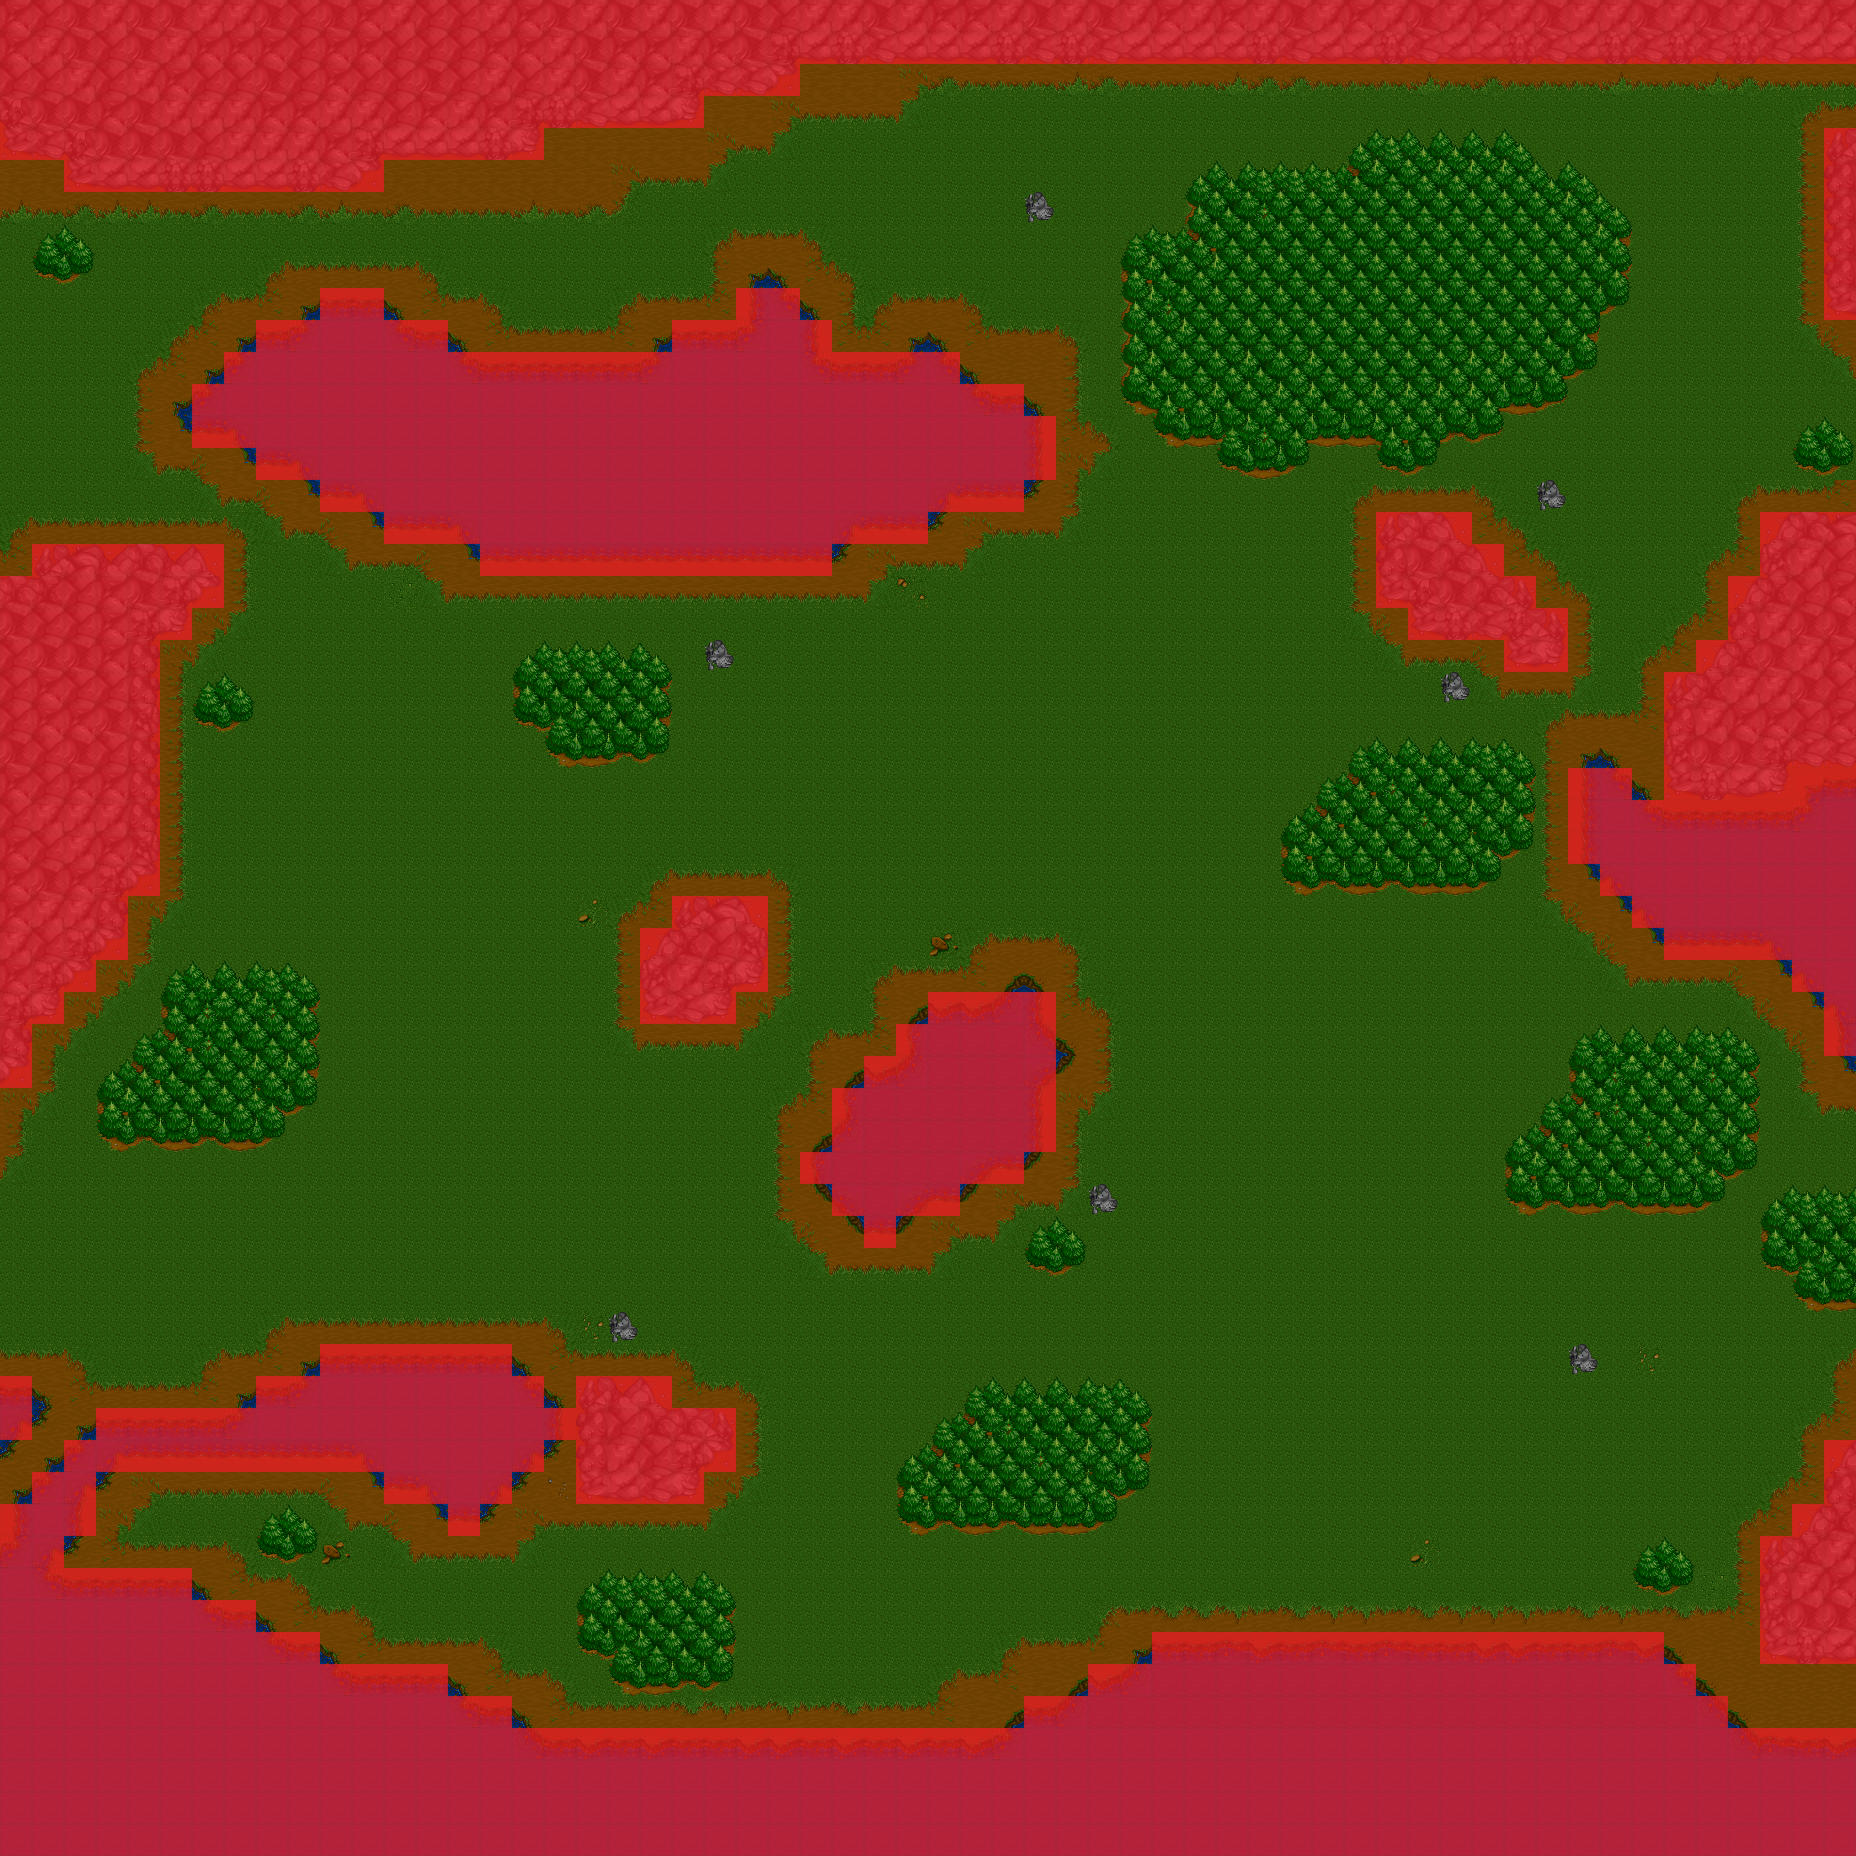

Tiled map render using the project's own tile images. Description and the map definition, with tile-layer contents summarised, below:
An orthogonal 58x58 tile map with 32x32 px tiles, 3 tile layers (Capa de patrones 1, resources, Colliders), 2 tilesets.

<map version="1.2" tiledversion="1.3.3" orientation="orthogonal" renderorder="right-down" width="58" height="58" tilewidth="32" tileheight="32" infinite="0" nextlayerid="4" nextobjectid="1">
 <tileset firstgid="1" name="summer_map_tiles" tilewidth="32" tileheight="32" spacing="1" tilecount="380" columns="19">
  <image source="summer_map_tiles.png" width="626" height="659" />
  <terraintypes>
   <terrain name="Grass" tile="0">
    <properties>
     <property name="Navigation" type="int" value="1" />
     <property name="Nodraw" type="int" value="1" />
     <property name="Parallax" type="float" value="1" />
    </properties>
   </terrain>
   <terrain name="Dark Dirt" tile="180" />
   <terrain name="Water" tile="0" />
  </terraintypes>
  <tile id="207" terrain="2,,," />
  <tile id="208" terrain=",2,," />
  <tile id="212" terrain="2,2,," />
  <tile id="213" terrain=",,2," />
  <tile id="217" terrain="2,,2," />
  <tile id="219" terrain="2,2,2," />
  <tile id="222" terrain=",,,2" />
  <tile id="226" terrain=",2,,2" />
  <tile id="228" terrain="2,2,,2" />
  <tile id="230" terrain=",,2,2" />
  <tile id="233" terrain="2,,2,2" />
  <tile id="234" terrain=",2,2,2" />
  <tile id="271" terrain=",0,0,0" />
  <tile id="272" terrain="0,,0,0" />
  <tile id="275" terrain=",,0,0" />
  <tile id="278" terrain="0,0,,0" />
  <tile id="281" terrain=",0,,0" />
  <tile id="284" terrain=",,,0" />
  <tile id="286" terrain="0,0,0," />
  <tile id="290" terrain="0,,0," />
  <tile id="292" terrain=",,0," />
  <tile id="294" terrain="0,0,," />
  <tile id="297" terrain=",0,," />
  <tile id="298" terrain="0,,," />
  <tile id="329" terrain="2,2,2,2" />
  <tile id="356" terrain="0,0,0,0" />
 </tileset>
 <tileset firstgid="381" name="Tile_select" tilewidth="32" tileheight="32" tilecount="1" columns="1">
  <image source="Tile_select.png" width="32" height="32" />
 </tileset>
 <layer id="1" name="Capa de patrones 1" width="58" height="58">
  <properties>
   <property name="Navigation" type="int" value="0" />
   <property name="Nodraw" type="int" value="0" />
   <property name="Parallax" type="float" value="1" />
  </properties>
  <data>[3364 cells, 3364 non-empty, 80 distinct tile ids]</data>
 </layer>
 <layer id="2" name="resources" width="58" height="58">
  <properties>
   <property name="Navigation" type="int" value="2" />
   <property name="Nodraw" type="int" value="0" />
   <property name="Parallax" type="float" value="1" />
  </properties>
  <data>[3364 cells, 371 non-empty, 30 distinct tile ids]</data>
 </layer>
 <layer id="3" name="Colliders" width="58" height="58">
  <properties>
   <property name="Navigation" type="int" value="1" />
   <property name="Nodraw" type="int" value="1" />
   <property name="Parallax" type="float" value="1" />
  </properties>
  <data>[3364 cells, 1033 non-empty, 1 distinct tile ids]</data>
 </layer>
</map>